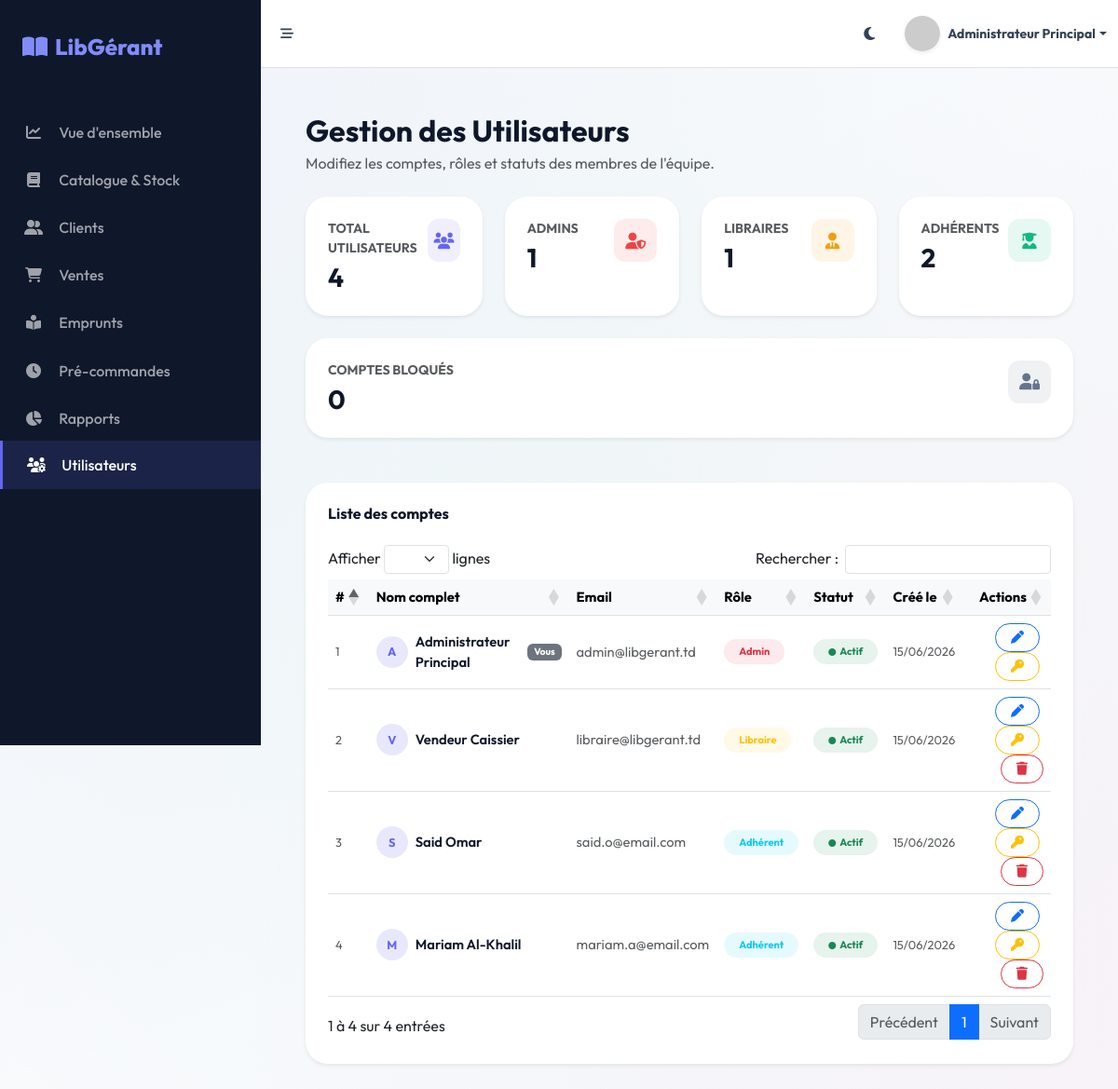
Screenshot of /pages/utilisateurs.php (signed in) with the database file from the repository.
### tables this page shows
CREATE TABLE IF NOT EXISTS `utilisateurs` (
  `id_utilisateur` INT AUTO_INCREMENT PRIMARY KEY,
  `nom_complet` VARCHAR(100) NOT NULL,
  `email` VARCHAR(100) NOT NULL UNIQUE,
  `mot_de_passe` VARCHAR(255) NOT NULL,
  `role` ENUM('admin', 'libraire', 'adherent') NOT NULL DEFAULT 'libraire',
  `statut` ENUM('actif', 'bloque') NOT NULL DEFAULT 'actif',
  `date_creation` TIMESTAMP DEFAULT CURRENT_TIMESTAMP
);

### pages/utilisateurs.php (the view, shortened to what this page needs)
<?php
require_once __DIR__ . '/../config/db.php';
try {
    $utilisateurs = $pdo->query("SELECT id_utilisateur, nom_complet, email, role, statut, date_creation FROM utilisateurs ORDER BY date_creation DESC")->fetchAll();
    $stats = [
        'total'    => count($utilisateurs),
        'admins'   => count(array_filter($utilisateurs, fn($u) => $u['role'] === 'admin')),
        'libraires'=> count(array_filter($utilisateurs, fn($u) => $u['role'] === 'libraire')),
        'adherents'=> count(array_filter($utilisateurs, fn($u) => $u['role'] === 'adherent')),
        'bloques'  => count(array_filter($utilisateurs, fn($u) => $u['statut'] === 'bloque')),
    ];
} catch (\PDOException $e) {
    $utilisateurs = [];
    $stats = ['total'=>0,'admins'=>0,'libraires'=>0,'adherents'=>0,'bloques'=>0];
    $error = "Erreur : " . $e->getMessage();
}
require_once __DIR__ . '/../includes/head.php';
require_once __DIR__ . '/../includes/sidebar.php';
require_once __DIR__ . '/../includes/navbar.php';
?>
    <div class="container-fluid py-5 px-lg-5">
        <div class="d-flex flex-wrap align-items-center justify-content-between mb-4 gap-3">
            <div>
                <h1 class="h2 fw-bold mb-1" style="color:var(--text-heading)">Gestion des Utilisateurs</h1>
                <p class="text-muted mb-0">Modifiez les comptes, rôles et statuts des membres de l'équipe.</p>
            </div>
        </div>
        <div class="row g-4 mb-5">
            <?php
            $kpis = [
                ['label'=>'Total Utilisateurs', 'val'=>$stats['total'],     'icon'=>'users',        'color'=>'#6366f1','bg'=>'rgba(99,102,241,.1)'],
                ['label'=>'Admins',             'val'=>$stats['admins'],    'icon'=>'user-shield',  'color'=>'#ef4444','bg'=>'rgba(239,68,68,.1)'],
                ['label'=>'Libraires',          'val'=>$stats['libraires'], 'icon'=>'user-tie',     'color'=>'#f59e0b','bg'=>'rgba(245,158,11,.1)'],
                ['label'=>'Adhérents',          'val'=>$stats['adherents'],'icon'=>'user-graduate', 'color'=>'#10b981','bg'=>'rgba(16,185,129,.1)'],
                ['label'=>'Comptes bloqués',    'val'=>$stats['bloques'],   'icon'=>'user-lock',    'color'=>'#64748b','bg'=>'rgba(100,116,139,.1)'],
            ];
            foreach ($kpis as $k): ?>
            <div class="col-xl col-md-4 col-6">
                <div class="card p-4 h-100 shadow-sm border-0" style="border-radius:16px">
                    <div class="d-flex justify-content-between align-items-start">
                        <div>
                            <p class="small fw-bold text-muted text-uppercase mb-1"><?= $k['label'] ?></p>
                            <h3 class="fw-bold mb-0" style="color:var(--text-heading)"><?= $k['val'] ?></h3>
                        </div>
                        <div style="width:46px;height:46px;border-radius:12px;background:<?= $k['bg'] ?>;color:<?= $k['color'] ?>;display:flex;align-items:center;justify-content:center;font-size:1.1rem">
                            <i class="fas fa-<?= $k['icon'] ?>"></i>
                        </div>
                    </div>
                </div>
            </div>
            <?php endforeach; ?>
        </div>
        <div class="card shadow-sm border-0 p-4" style="border-radius:16px">
            <h6 class="fw-bold mb-4" style="color:var(--text-heading)">Liste des comptes</h6>
            <div class="table-responsive">
                <table id="usersTable" class="table table-hover align-middle mb-0" style="font-size:.92rem">
                    <thead class="table-light">
                        <tr>
                            <th>#</th>
                            <th>Nom complet</th>
                            <th>Email</th>
                            <th>Rôle</th>
                            <th>Statut</th>
                            <th>Créé le</th>
                            <th class="text-end">Actions</th>
                        </tr>
                    </thead>
                    <tbody>
                    <?php foreach ($utilisateurs as $u): ?>
                        <?php
                        $role_badge = match($u['role']) {
                            'admin'    => 'danger',
                            'libraire' => 'warning',
                            default    => 'info',
                        };
                        $role_label = match($u['role']) {
                            'admin'    => 'Admin',
                            'libraire' => 'Libraire',
                            default    => 'Adhérent',
                        };
                        $is_me = ($u['id_utilisateur'] == $_SESSION['user_id']);
                        ?>
                        <tr>
                            <td class="text-muted small"><?= $u['id_utilisateur'] ?></td>
                            <td>
                                <div class="d-flex align-items-center gap-2">
                                    <div style="width:34px;height:34px;border-radius:50%;background:rgba(99,102,241,.15);color:#6366f1;display:flex;align-items:center;justify-content:center;font-weight:700;font-size:.8rem;flex-shrink:0">
                                        <?= mb_strtoupper(mb_substr($u['nom_complet'],0,1)) ?>
                                    </div>
                                    <span class="fw-semibold" style="color:var(--text-heading)"><?= htmlspecialchars($u['nom_complet']) ?></span>
                                    <?php if ($is_me): ?><span class="badge bg-secondary ms-1" style="font-size:.65rem">Vous</span><?php endif; ?>
                                </div>
                            </td>
                            <td class="text-muted"><?= htmlspecialchars($u['email']) ?></td>
                            <td><span class="badge bg-<?= $role_badge ?> bg-opacity-10 text-<?= $role_badge ?> px-3 py-2 rounded-pill"><?= $role_label ?></span></td>
                            <td>
                                <?php if ($u['statut'] === 'actif'): ?>
                                    <span class="badge bg-success bg-opacity-10 text-success px-3 py-2 rounded-pill"><i class="fas fa-circle me-1" style="font-size:.5rem"></i>Actif</span>
                                <?php else: ?>
                                    <span class="badge bg-danger bg-opacity-10 text-danger px-3 py-2 rounded-pill"><i class="fas fa-circle me-1" style="font-size:.5rem"></i>Bloqué</span>
                                <?php endif; ?>
                            </td>
                            <td class="text-muted small"><?= date('d/m/Y', strtotime($u['date_creation'])) ?></td>
                            <td class="text-end">
                                <button class="btn btn-sm btn-outline-primary rounded-pill px-3 me-1"
                                    title="Modifier"
                                    onclick="openEdit(<?= htmlspecialchars(json_encode($u)) ?>)">
                                    <i class="fas fa-pen"></i>
                                </button>
                                <button class="btn btn-sm btn-outline-warning rounded-pill px-3 me-1"
                                    title="Réinitialiser le mot de passe"
                                    onclick="openReset(<?= $u['id_utilisateur'] ?>, '<?= htmlspecialchars(addslashes($u['nom_complet'])) ?>')">
                                    <i class="fas fa-key"></i>
                                </button>
                                <?php if (!$is_me): ?>
                                <button class="btn btn-sm btn-outline-danger rounded-pill px-3"
                                    title="Supprimer"
                                    onclick="openDelete(<?= $u['id_utilisateur'] ?>, '<?= htmlspecialchars(addslashes($u['nom_complet'])) ?>')">
                                    <i class="fas fa-trash"></i>
                                </button>
                                <?php endif; ?>
                            </td>
                        </tr>
                    <?php endforeach; ?>
                    </tbody>
                </table>
            </div>
        </div>
    </div>
<?php
require_once __DIR__ . '/../includes/foot.php';
?>

### assets/css/style.css (style rules this page uses)
:root { --primary: #6366f1; --primary-light: #818cf8; --primary-dark: #4f46e5; --secondary: #ec4899; --accent: #10b981; --success: #22c55e; --warning: #f59e0b; --danger: #ef4444; --bg-body: #f8fafc; --bg-card: #ffffff; --bg-card-hover: #ffffff; --bg-glass: rgba(255,255,255,0.75); --bg-sidebar: #0f172a; --text-heading: #0f172a; --text-body: #334155; --text-muted: #64748b; --text-inverse: #f8fafc; --border-color: #e2e8f0; --border-glass: rgba(255,255,255,0.3); --shadow-sm: 0 1px 2px rgba(0,0,0,0.05); --shadow-md: 0 4px 6px -1px rgba(0,0,0,0.07), 0 2px 4px -2px rgba(0,0,0,0.05); --shadow-lg: 0 10px 25px -3px rgba(0,0,0,0.08), 0 4px 10px -4px rgba(0,0,0,0.04); --shadow-xl: 0 20px 50px -12px rgba(0,0,0,0.12); --shadow-glow: 0 0 30px rgba(99,102,241,0.15); --radius-sm: 8px; --radius-md: 16px; --radius-lg: 24px; --radius-xl: 32px; --radius-pill: 9999px; --transition: 0.35s cubic-bezier(0.4, 0, 0.2, 1); --transition-bounce: 0.5s cubic-bezier(0.34, 1.56, 0.64, 1); }
* { margin: 0; padding: 0; box-sizing: border-box; }
body { font-family: 'Outfit', -apple-system, BlinkMacSystemFont, sans-serif; background-color: var(--bg-body); color: var(--text-body); overflow-x: hidden; transition: background-color var(--transition), color var(--transition); }
h1, h2, h3, h4, h5, h6, .h1, .h2, .h3, .h4, .h5, .h6 { color: var(--text-heading); font-weight: 700; }
body::before { content: ""; position: fixed; top: 0; left: 0; width: 100%; height: 100%; z-index: -2; background: var(--bg-body); }
body::after { content: ""; position: fixed; top: -50%; left: -50%; width: 200%; height: 200%; z-index: -1; background: radial-gradient(circle at 15% 25%, rgba(99,102,241,0.06) 0%, transparent 45%), radial-gradient(circle at 85% 75%, rgba(236,72,153,0.05) 0%, transparent 45%), radial-gradient(circle at 50% 50%, rgba(16,185,129,0.03) 0%, transparent 50%); animation: meshFloat 25s ease-in-out infinite alternate; pointer-events: none; }
.card { background: var(--bg-card); border: 1px solid var(--border-color); border-radius: var(--radius-lg) !important; transition: all var(--transition); }

### rows the page displays
utilisateurs: id_utilisateur "1", nom_complet "A", nom_complet "Administrateur Principal", shows "Vous", email "admin@libgerant.td", role "Admin", statut "actif" (drawn), date_creation "15/06/2026"
utilisateurs: id_utilisateur "2", nom_complet "V", nom_complet "Vendeur Caissier", email "libraire@libgerant.td", role "Libraire", statut "actif" (drawn), date_creation "15/06/2026"
utilisateurs: id_utilisateur "3", nom_complet "S", nom_complet "Said Omar", email "said.o@email.com", role "Adhérent", statut "actif" (drawn), date_creation "15/06/2026"
utilisateurs: id_utilisateur "4", nom_complet "M", nom_complet "Mariam Al-Khalil", email "mariam.a@email.com", role "Adhérent", statut "actif" (drawn), date_creation "15/06/2026"

### other values shown
$label "Vue d'ensemble Catalogue & Stock Clients Ventes Emprunts Pré-commandes Rapports Utilisateurs"
$_SESSION['user_name'] "Administrateur Principal"
$k['label'] "TOTAL UTILISATEURS"
$k['val'] "4"
$k['label'] "ADMINS"
$k['val'] "1"
$k['label'] "LIBRAIRES"
$k['label'] "ADHÉRENTS"
$k['val'] "2"
$k['label'] "COMPTES BLOQUÉS"
$k['val'] "0"
